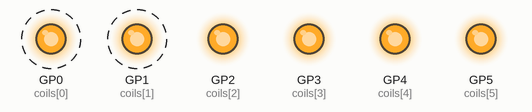
Recording of a program running on a simulated Raspberry Pi Pico running CircuitPython. On the bench: output pins drawn as LEDs (lit = HIGH). Dashed ring = blinking. What the program prints to the serial console is not drawn.

Above: at 0.35 s.
Timing chart, 0 to 3.0 s (numbered marks = the images above):
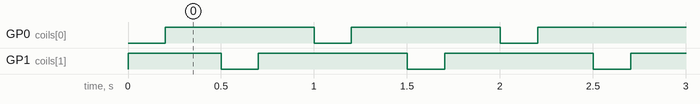

The program:

code.py
```python
# Sets up 3 coils and turns them on and off one at the time with a delay in between.

import digitalio
import board
import time


pins = [board.GP0, board.GP1, board.GP2, board.GP3, board.GP4, board.GP5, ]


coils = [digitalio.DigitalInOut(pin) for pin in pins]

for coil in coils:
    coil.direction = digitalio.Direction.OUTPUT
    coil.value = True

#coils[3].value = True


print("STARTING TEST")

ACTIVE_TIME = 0.2
INACTIVE_TIME = 0.3

while True:

    for i in range(2):
        coils[i].value = False
        print(f"Coil {i} ON")
        time.sleep(ACTIVE_TIME)
        coils[i].value = True
        print(f"Coil {i} OFF")
        time.sleep(INACTIVE_TIME)
```

Measured:
- by itself, GP0 (coils[0]), GP1 (coils[1]): alternates HIGH for 0.80 s and LOW for 0.20 s
- by itself, everything shown: repeats every 1.0 s, in 4 steps
